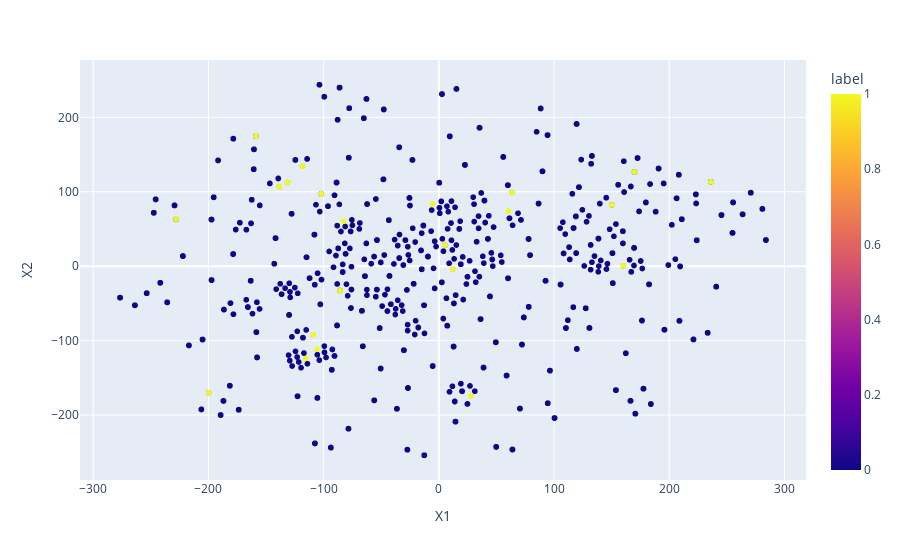

Notebook code cell kept with this figure:
### Code cell
# Take a look where is the truth label
df_tsne['label'] = y_truth
fig = px.scatter(df_tsne,'X1','X2', hover_name = 'stock_code', color = 'label')
fig.write_image(file='/Users/CliffordMan/Downloads/project/truth.png', format='.png')
fig.show()

### Figure 1 — Plotly figure (JSON) as saved in the notebook; plotly's stock layout.template omitted (floating-point values rounded to 4 significant figures; data arrays with more than 128 entries replaced by an {"elided": "..."} marker saying what was removed)
{"data": [{"hovertemplate": "<b>%{hovertext}</b><br><br>X1=%{x}<br>X2=%{y}<br>label=%{marker.color}<extra></extra>", "hovertext": {"elided": "2020 str values"}, "legendgroup": "", "marker": {"color": {"elided": "2020 int values"}, "coloraxis": "coloraxis", "symbol": "circle"}, "mode": "markers", "name": "", "showlegend": false, "type": "scattergl", "x": {"elided": "2020 float values"}, "xaxis": "x", "y": {"elided": "2020 float values"}, "yaxis": "y"}], "layout": {"coloraxis": {"colorbar": {"title": {"text": "label"}}, "colorscale": [[0, "#0d0887"], [0.1111, "#46039f"], [0.2222, "#7201a8"], [0.3333, "#9c179e"], [0.4444, "#bd3786"], [0.5556, "#d8576b"], [0.6667, "#ed7953"], [0.7778, "#fb9f3a"], [0.8889, "#fdca26"], [1, "#f0f921"]]}, "legend": {"tracegroupgap": 0}, "margin": {"t": 60}, "xaxis": {"anchor": "y", "domain": [0, 1], "title": {"text": "X1"}}, "yaxis": {"anchor": "x", "domain": [0, 1], "title": {"text": "X2"}}}}
